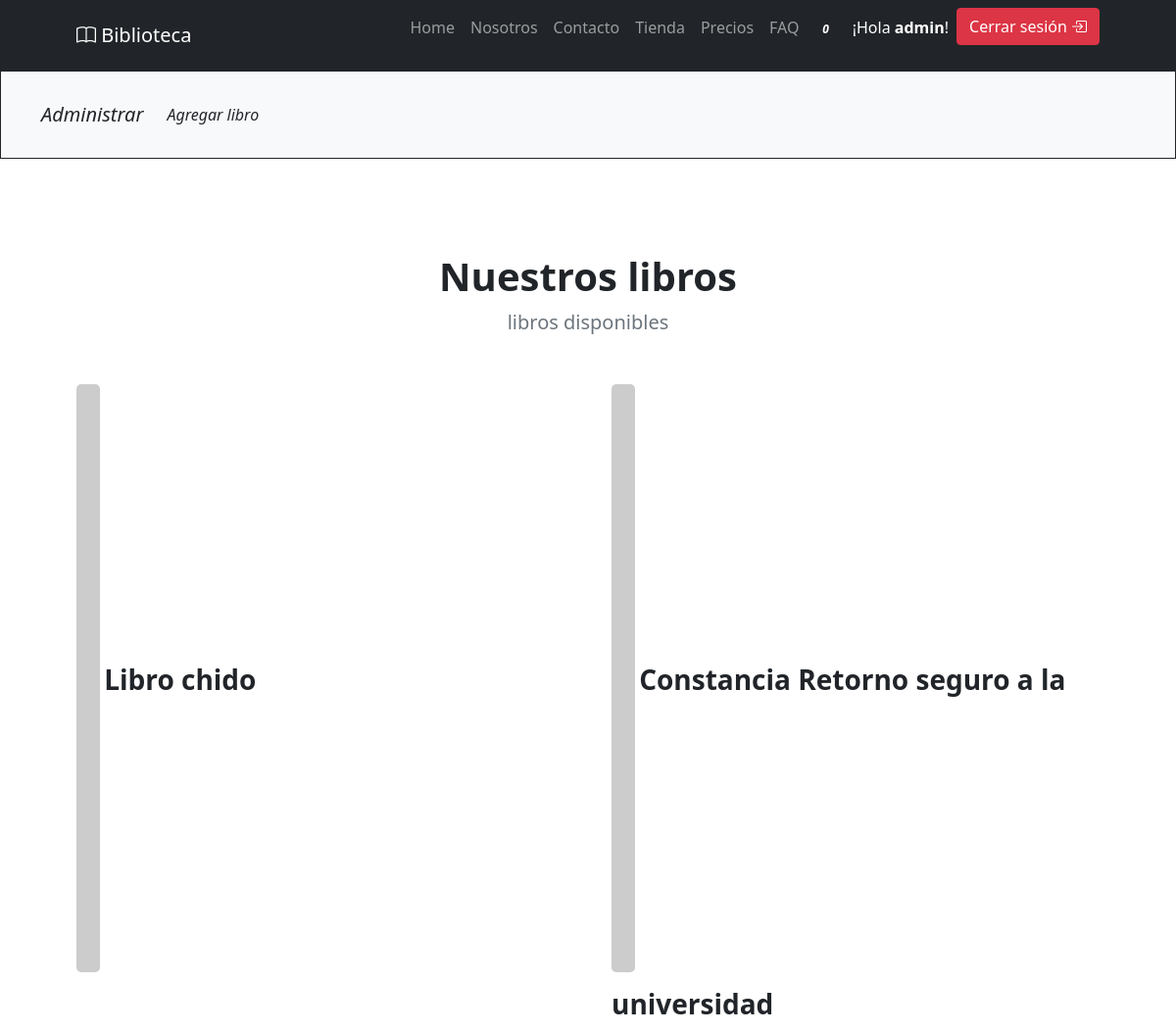
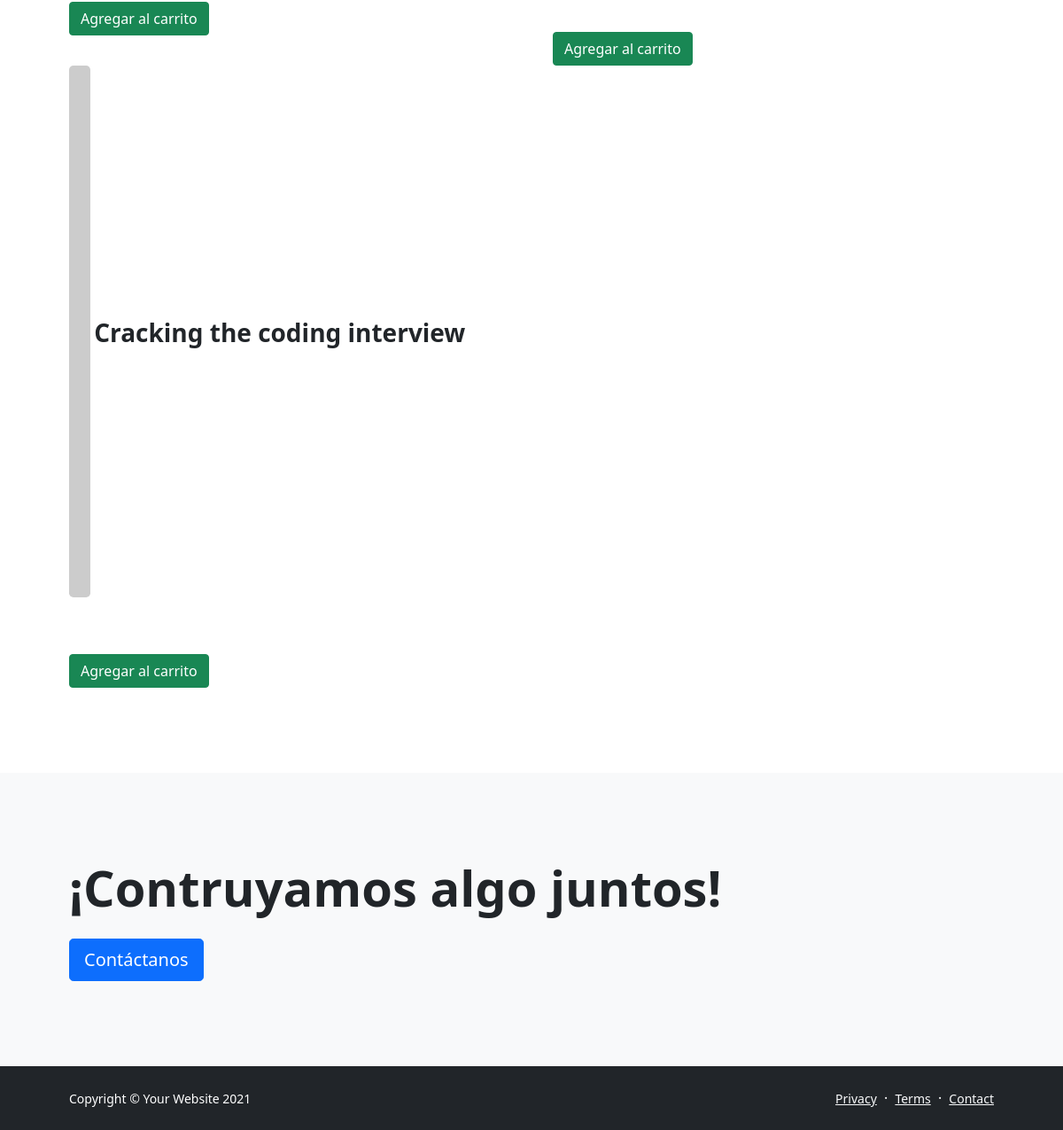
The page /store/ (signed in) on the database its author committed (2 pictures, top to bottom).
### store/models.py (models this page shows, shortened)
class Store(models.Model):
    title = models.CharField(max_length=200, verbose_name="Título")
    description = RichTextField(verbose_name="Descripción")
    book = models.FileField(verbose_name="Archivo", upload_to="store")
    price = models.IntegerField(verbose_name="Precio")
    created = models.DateTimeField(auto_now_add=True, verbose_name="Fecha de creación")
    updated = models.DateTimeField(auto_now=True, verbose_name="Fecha de edición")
    class Meta:
        verbose_name = "Libro"
        verbose_name_plural = "Libros"
        ordering = ["-created"]

### store/views.py (the view)
# urls.py: path('', storeListView.as_view(), name="libros"),
class storeListView(ListView):
    model = Store

### store/templates/store/store_list.html (shortened to what this page needs)
{% extends 'core/base.html' %}
{% block content %}
{% include 'store/includes/menu_store.html' %}
<section class="py-5">
    <div class="container px-5 my-5">
        <div class="text-center mb-5">
            <h1 class="fw-bolder">Nuestros libros</h1>
            <p class="lead fw-normal text-muted mb-0">libros disponibles</p>
        </div>
        <div class="row gx-5">
            {% for libro in store_list %}
            <div class="col-lg-6">
                <div class="position-relative mb-5">
                    <img class="img-fluid rounded-3 mb-3" src="https://picsum.photos/id/24/600/400" alt="..." />
                    <a class="h3 fw-bolder text-decoration-none link-dark stretched-link" href="{% url 'libros:libro' libro.id %}"> {{libro.title}} </a>
                </div>
                <a class="btn btn-success" onclick="agregaCarrito({{libro.id}});">Agregar al carrito</a>
            </div>
            {% endfor %}
        </div>
    </div>
</section>
<section class="py-5 bg-light">
    <div class="container px-5 my-5">
        <h2 class="display-4 fw-bolder mb-4">¡Contruyamos algo juntos!</h2>
        <a class="btn btn-lg btn-primary" href="{% url 'contact' %}">Contáctanos</a>
    </div>
</section>
{% endblock %}

### core/templates/core/base.html (shortened to what this page needs)
{% load static %}
<!DOCTYPE html>
<html lang="en">
<head>
    <link href="https://cdn.jsdelivr.net/npm/bootstrap-icons@1.5.0/font/bootstrap-icons.css" rel="stylesheet" />
    <link href="{% static 'core/css/styles.css' %}" rel="stylesheet" />
</head>
<body class="d-flex flex-column h-100">
    <main class="flex-shrink-0">
        <nav class="navbar navbar-expand-lg navbar-dark bg-dark">
            <div class="container px-5">
                <a class="navbar-brand" href="{% url 'home' %}"><i class="bi bi-book"></i> Biblioteca</a>
                <div class="collapse navbar-collapse" id="navbarSupportedContent">
                    <ul class="navbar-nav ms-auto mb-2 mb-lg-0">
                        <li class="nav-item"><a class="nav-link" href="{% url 'home' %}">Home</a></li>
                        <li class="nav-item"><a class="nav-link" href="{% url 'about' %}">Nosotros</a></li>
                        <li class="nav-item"><a class="nav-link" href="{% url 'contact' %}">Contacto</a></li>
                        <li class="nav-item"><a class="nav-link" href="{% url 'libros:libros' %}">Tienda</a></li>
                        <li class="nav-item"><a class="nav-link" href="{% url 'pricing' %}">Precios</a></li>
                        <li class="nav-item"><a class="nav-link" href="{% url 'faq' %}">FAQ</a></li>
                        <li>
                            <a href="#" onclick="realizaPedido();" class="nav-link text-secondary">
                                <i class="fas fa-shopping-cart"> <span id="cart-badge"
                                        class="badge badge-danger">0</span> </i>
                            </a>
                        </li>
                        {% if not request.user.is_authenticated %}
                        <li class="nav-item">
                            <a type="button" class="btn btn-success mx-2" href="{% url 'login' %}">Acceder <i class="bi bi-unlock-fill"></i></a>
                        </li>
                        <li class="nav-item">
                            <a type="button" class="btn btn-light" href="{% url 'signup' %}">¡Registrate! <i class="bi bi-person-plus-fill"></i></a>
                        </li>
                        {% else %}
                        <li class="nav-item">
                            <p class="nav-link text-white">¡Hola <b>{{request.user.username}}</b>!</p>
                        </li>
                        <li class="nav-item">
                            <a type="button" class="btn btn-danger" href="{% url 'logout' %}">Cerrar sesión <i class="bi bi-box-arrow-in-right"></i></a>
                        </li>
                        {% endif %}
                    </ul>
                </div>
            </div>
        </nav>
        {% block content %}
        {% endblock %}
    </main>
    <footer class="bg-dark py-4 mt-auto">
        <div class="container px-5">
            <div class="row align-items-center justify-content-between flex-column flex-sm-row">
                <div class="col-auto">
                    <div class="small m-0 text-white">Copyright &copy; Your Website 2021</div>
                </div>
                <div class="col-auto">
                    <a class="link-light small" href="#!">Privacy</a>
                    <span class="text-white mx-1">&middot;</span>
                    <a class="link-light small" href="#!">Terms</a>
                    <span class="text-white mx-1">&middot;</span>
                    <a class="link-light small" href="#!">Contact</a>
                </div>
            </div>
        </div>
    </footer>
</body>
</html>

### rows shown on the page
Store: title "Libro chido"
Store: title "Constancia Retorno seguro a la universidad"
Store: title "Cracking the coding interview"

### other values the page prints
{{ request.user.username }} "admin"
